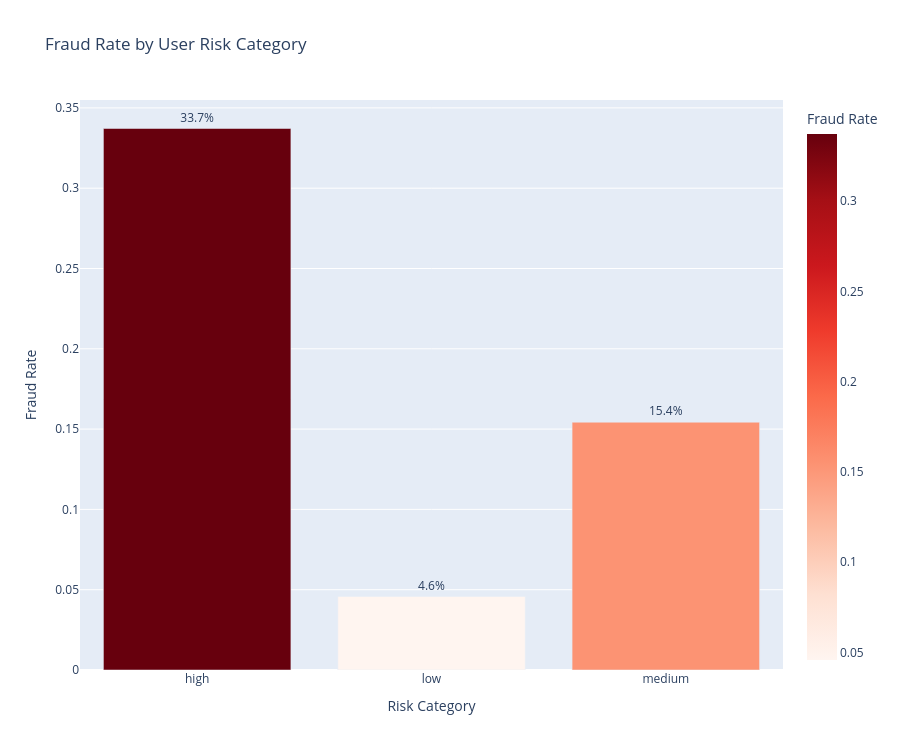

Notebook code for this chart:
### Code cell
# Fraud rate by user risk category
# Merge users and claims
claims_with_risk = claims_df.merge(
    users_df[['user_id', 'risk_category']],
    on='user_id'
)

fraud_by_risk = claims_with_risk.groupby('risk_category')['is_fraudulent'].agg(['sum', 'count', 'mean'])
fraud_by_risk.columns = ['Fraudulent_Count', 'Total_Claims', 'Fraud_Rate']

fig = px.bar(
    fraud_by_risk.reset_index(),
    x='risk_category',
    y='Fraud_Rate',
    title='Fraud Rate by User Risk Category',
    labels={'Fraud_Rate': 'Fraud Rate', 'risk_category': 'Risk Category'},
    text='Fraud_Rate',
    color='Fraud_Rate',
    color_continuous_scale='Reds',
    height=750
)

fig.update_traces(texttemplate='%{text:.1%}', textposition='outside')
fig.show()

print("\nFraud Statistics by Risk Category:")
print(fraud_by_risk)

### Figure 1 — Plotly figure (JSON) as saved in the notebook; plotly's stock layout.template omitted (floating-point values rounded to 4 significant figures)
{"data": [{"hovertemplate": "Risk Category=%{x}<br>Fraud Rate=%{marker.color}<extra></extra>", "legendgroup": "", "marker": {"color": [0.3372, 0.04575, 0.1543], "coloraxis": "coloraxis", "pattern": {"shape": ""}}, "name": "", "orientation": "v", "showlegend": false, "text": [0.3372, 0.04575, 0.1543], "textposition": "outside", "texttemplate": "%{text:.1%}", "type": "bar", "x": ["high", "low", "medium"], "xaxis": "x", "y": [0.3372, 0.04575, 0.1543], "yaxis": "y"}], "layout": {"barmode": "relative", "coloraxis": {"colorbar": {"title": {"text": "Fraud Rate"}}, "colorscale": [[0, "rgb(255,245,240)"], [0.125, "rgb(254,224,210)"], [0.25, "rgb(252,187,161)"], [0.375, "rgb(252,146,114)"], [0.5, "rgb(251,106,74)"], [0.625, "rgb(239,59,44)"], [0.75, "rgb(203,24,29)"], [0.875, "rgb(165,15,21)"], [1, "rgb(103,0,13)"]]}, "height": 750, "legend": {"tracegroupgap": 0}, "title": {"text": "Fraud Rate by User Risk Category"}, "xaxis": {"anchor": "y", "domain": [0, 1], "title": {"text": "Risk Category"}}, "yaxis": {"anchor": "x", "domain": [0, 1], "title": {"text": "Fraud Rate"}}}}
